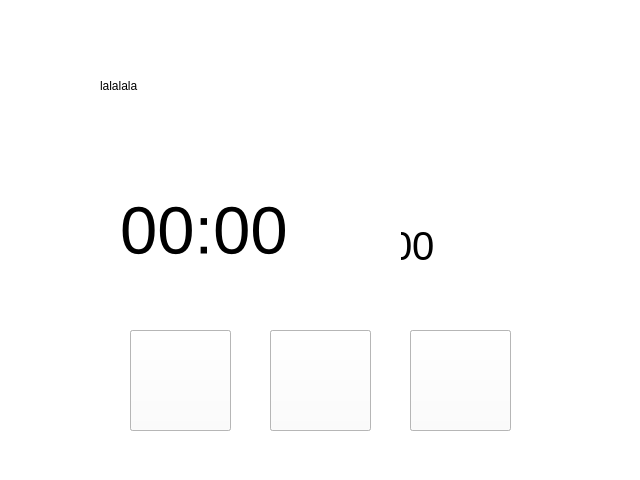
<?xml version="1.0" encoding="UTF-8"?>
<ui version="4.0">
 <class>RDigital</class>
 <widget class="QWidget" name="RDigital">
  <property name="geometry">
   <rect>
    <x>0</x>
    <y>0</y>
    <width>640</width>
    <height>480</height>
   </rect>
  </property>
  <property name="windowTitle">
   <string>RDigital</string>
  </property>
  <widget class="QWidget" name="centralWidget" native="true">
   <property name="geometry">
    <rect>
     <x>0</x>
     <y>0</y>
     <width>640</width>
     <height>480</height>
    </rect>
   </property>
   <property name="styleSheet">
    <string notr="true">background-color: rgb(255,255,255);</string>
   </property>
   <widget class="QPushButton" name="pushButton_4">
    <property name="geometry">
     <rect>
      <x>410</x>
      <y>330</y>
      <width>101</width>
      <height>101</height>
     </rect>
    </property>
    <property name="text">
     <string/>
    </property>
   </widget>
   <widget class="QLabel" name="label_3">
    <property name="geometry">
     <rect>
      <x>390</x>
      <y>210</y>
      <width>91</width>
      <height>71</height>
     </rect>
    </property>
    <property name="font">
     <font>
      <pointsize>30</pointsize>
     </font>
    </property>
    <property name="styleSheet">
     <string notr="true">qproperty-alignment: 'AlignVCenter | AlignCenter';</string>
    </property>
    <property name="text">
     <string>00</string>
    </property>
   </widget>
   <widget class="QLabel" name="label_2">
    <property name="geometry">
     <rect>
      <x>100</x>
      <y>50</y>
      <width>441</width>
      <height>71</height>
     </rect>
    </property>
    <property name="styleSheet">
     <string notr="true">qproperty-alignment: 'AlignVCenter | AlignCenter';</string>
    </property>
    <property name="text">
     <string>lalalala</string>
    </property>
   </widget>
   <widget class="QPushButton" name="pushButton_2">
    <property name="geometry">
     <rect>
      <x>130</x>
      <y>330</y>
      <width>101</width>
      <height>101</height>
     </rect>
    </property>
    <property name="styleSheet">
     <string notr="true"/>
    </property>
    <property name="text">
     <string/>
    </property>
   </widget>
   <widget class="QPushButton" name="pushButton">
    <property name="geometry">
     <rect>
      <x>130</x>
      <y>330</y>
      <width>101</width>
      <height>101</height>
     </rect>
    </property>
    <property name="styleSheet">
     <string notr="true"/>
    </property>
    <property name="text">
     <string/>
    </property>
   </widget>
   <widget class="QPushButton" name="pushButton_3">
    <property name="geometry">
     <rect>
      <x>410</x>
      <y>330</y>
      <width>101</width>
      <height>101</height>
     </rect>
    </property>
    <property name="text">
     <string/>
    </property>
   </widget>
   <widget class="QLabel" name="label">
    <property name="geometry">
     <rect>
      <x>120</x>
      <y>170</y>
      <width>281</width>
      <height>121</height>
     </rect>
    </property>
    <property name="font">
     <font>
      <pointsize>50</pointsize>
     </font>
    </property>
    <property name="styleSheet">
     <string notr="true">qproperty-alignment: 'AlignVCenter | AlignCenter';</string>
    </property>
    <property name="text">
     <string>00:00</string>
    </property>
   </widget>
   <widget class="QPushButton" name="pb_analogclock">
    <property name="geometry">
     <rect>
      <x>555</x>
      <y>0</y>
      <width>85</width>
      <height>480</height>
     </rect>
    </property>
    <property name="styleSheet">
     <string notr="true">border-style: solid;
background-color: white;</string>
    </property>
    <property name="text">
     <string/>
    </property>
   </widget>
   <widget class="QPushButton" name="pb_calaix">
    <property name="geometry">
     <rect>
      <x>0</x>
      <y>0</y>
      <width>85</width>
      <height>481</height>
     </rect>
    </property>
    <property name="styleSheet">
     <string notr="true">border-style: solid;
background-color: white;</string>
    </property>
    <property name="text">
     <string/>
    </property>
   </widget>
   <widget class="QPushButton" name="c_negre">
    <property name="geometry">
     <rect>
      <x>270</x>
      <y>330</y>
      <width>101</width>
      <height>101</height>
     </rect>
    </property>
    <property name="text">
     <string/>
    </property>
   </widget>
   <widget class="QPushButton" name="c_blanc">
    <property name="geometry">
     <rect>
      <x>270</x>
      <y>330</y>
      <width>101</width>
      <height>101</height>
     </rect>
    </property>
    <property name="styleSheet">
     <string notr="true"/>
    </property>
    <property name="text">
     <string/>
    </property>
   </widget>
  </widget>
 </widget>
 <layoutdefault spacing="6" margin="11"/>
 <resources/>
 <connections/>
</ui>
